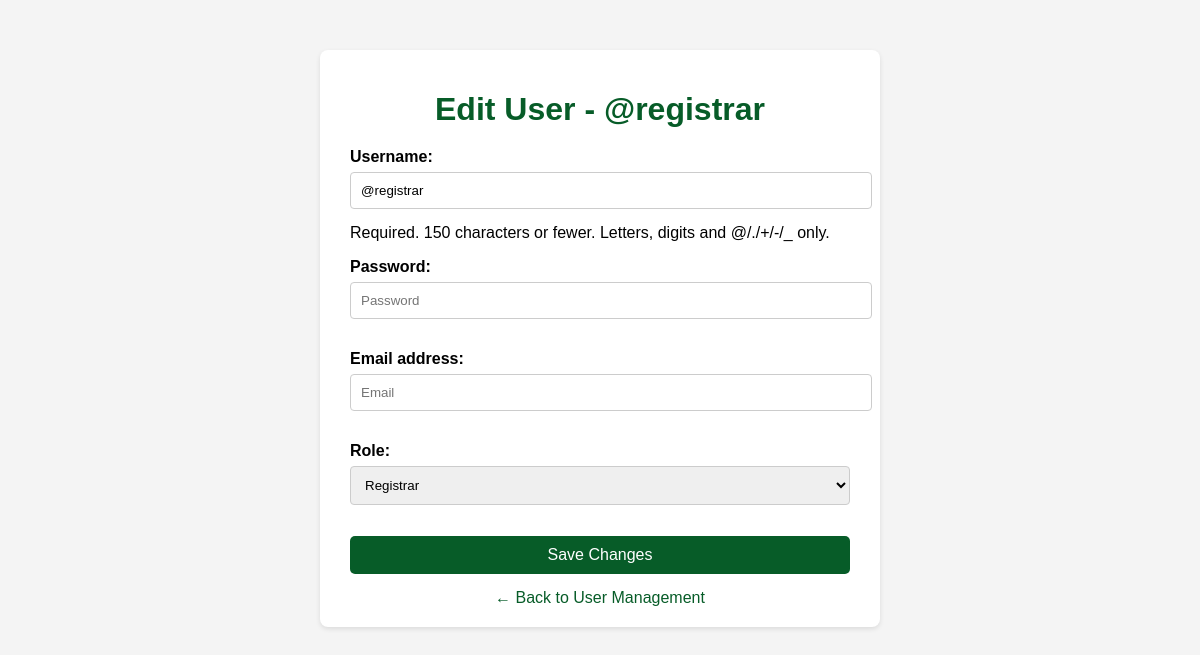
Page /edit_user/3/ (signed in) on the earlier database version.
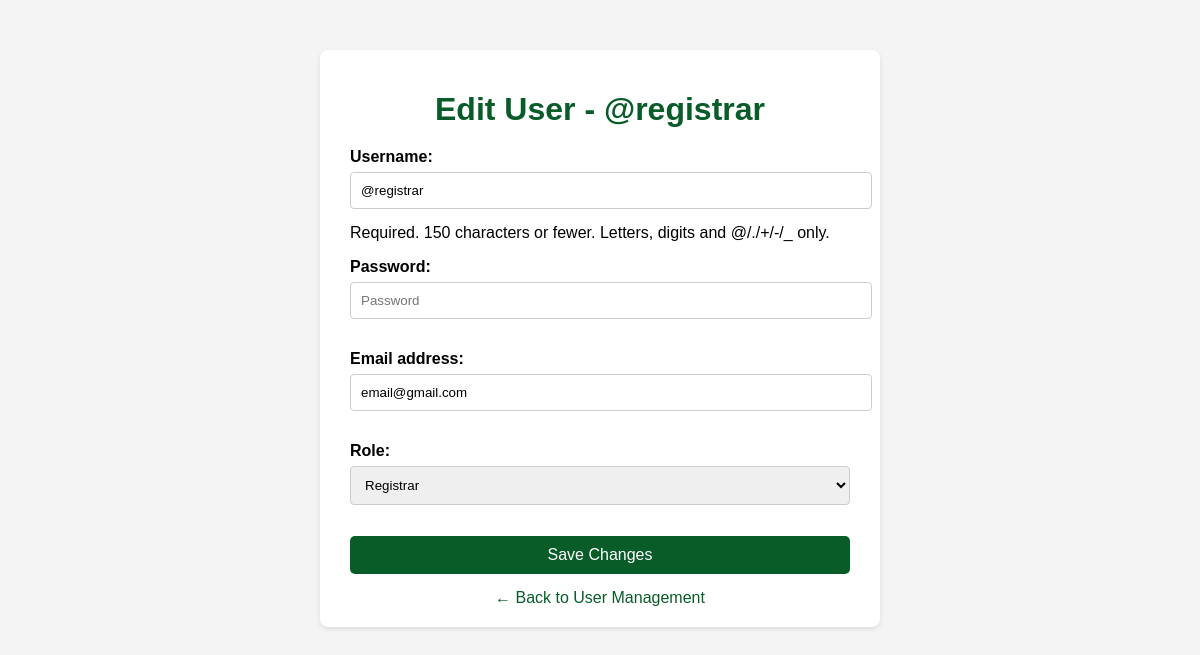
Same page on the later database version.
### accounts/models.py (models this page shows, shortened)
class CustomUser(AbstractUser):
    ROLE_CHOICES = [
        ('admin', 'Admin'),
        ('finance', 'Finance'),
        ('registrar', 'Registrar'),
    ]
    role = models.CharField(max_length=20, choices=ROLE_CHOICES, default='admin')

### accounts/views.py (the view)
# urls.py: path('edit_user/<int:user_id>/', edit_user, name='edit_user'),
@login_required
def edit_user(request, user_id):
    user = get_object_or_404(CustomUser, id=user_id)
    if request.method == 'POST':
        form = AddUserform(request.POST, instance=user)
        if form.is_valid():
            form.save()
            return redirect('user_management')
    else:
        form = AddUserform(instance=user)
    return render(request, 'AdminDB/edit_user.html', {'form': form, 'user': user})

### accounts/forms.py (shortened to what this page needs)
class AddUserform(forms.ModelForm):
    class Meta:
        model = CustomUser
        fields = ['username', 'password', 'email', 'role']
        widgets = {
            'username': forms.TextInput(attrs={'placeholder': 'Username'}),
            'password': forms.PasswordInput(attrs={'placeholder': 'Password'}),
            'email': forms.EmailInput(attrs={'placeholder': 'Email'}),
            'role': forms.Select(attrs={'placeholder': 'Role'}),
        }
    def __init__(self, *args, **kwargs):
        super().__init__(*args, **kwargs)
        self.fields['role'].empty_label = "Select Role"

### accounts/templates/AdminDB/edit_user.html (shortened to what this page needs)
{% load static %}
<!DOCTYPE html>
<html lang="en">
<head>
</head>
<body>
    <div class="container">
        <h1>Edit User - {{ user.username }}</h1>
        <form method="POST">
            {{ form.as_p }}
            <button type="submit">Save Changes</button>
        </form>
        <a href="{% url 'user_management' %}" class="back-link">← Back to User Management</a>
    </div>
</body>
</html>

Differences in the rows shown:
changed CustomUser "@registrar": email (not shown) → "email@gmail.com"
